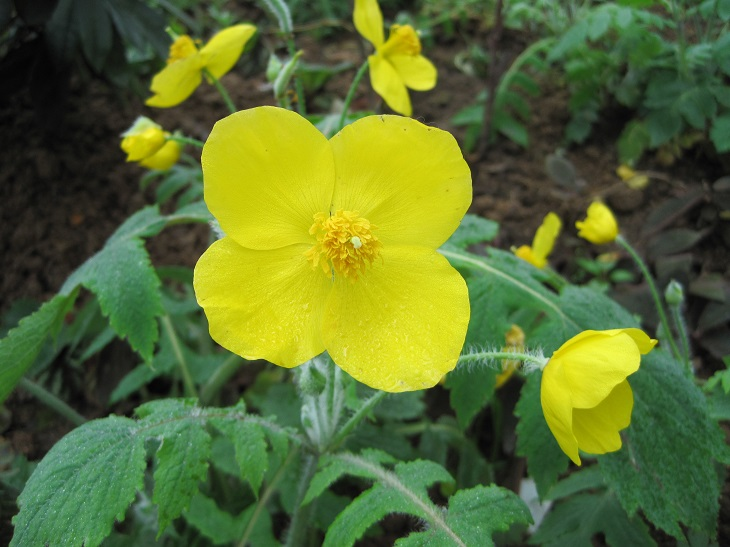
#> input picture opencv-learn/opencv_tensorflow/text/3-3图像美化/image0.JPG, 730 x 547 px, found by its file name
$ jupyter execute '03图片剪切.ipynb'
#> lines starting #> are read from the running program, lines starting #| are printed output that depends on the picture
[cell 1]
#100 -》200 x
#100-》300 y
import cv2
img = cv2.imread('image0.jpg',1)
#> img is the input picture: shape (547, 730, 3); mean B, G, R 48.7, 109.6, 90.1
imgInfo = img.shape
#> imgInfo = (547, 730, 3)
dst = img[100:200,100:300]
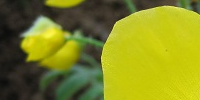
#> dst: shape (100, 200, 3); mean B, G, R 32.9, 134.3, 130
cv2.imshow('image',dst)
cv2.waitKey(0)


$ run again, with opencv-learn/opencv_tensorflow/text/3-3图像美化/image1.JPG copied over opencv-learn/opencv_tensorflow/text/3-3图像美化/image0.JPG
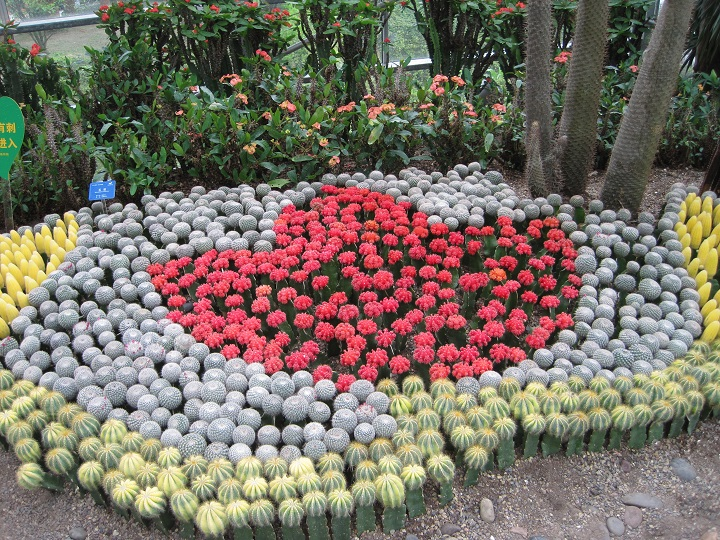
#> input picture opencv-learn/opencv_tensorflow/text/3-3图像美化/image1.JPG, 720 x 540 px, found by its file name
#> img is the input picture: shape (540, 720, 3); mean B, G, R 101.2, 112.2, 121.6
#> `dst = img[100:200,100:300]`:
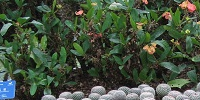
#> dst: shape (100, 200, 3); mean B, G, R 62.5, 81.5, 68.3
